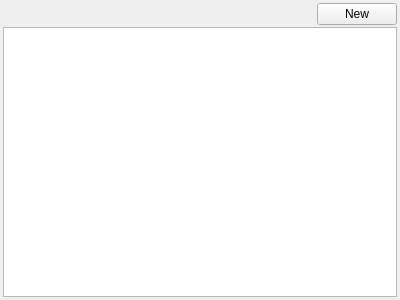
<?xml version="1.0" encoding="UTF-8"?>
<ui version="4.0">
 <class>CellTypesDock</class>
 <widget class="QWidget" name="CellTypesDock">
  <property name="geometry">
   <rect>
    <x>0</x>
    <y>0</y>
    <width>400</width>
    <height>300</height>
   </rect>
  </property>
  <property name="windowTitle">
   <string>Form</string>
  </property>
  <layout class="QGridLayout" name="gridLayout">
   <property name="leftMargin">
    <number>3</number>
   </property>
   <property name="topMargin">
    <number>3</number>
   </property>
   <property name="rightMargin">
    <number>3</number>
   </property>
   <property name="bottomMargin">
    <number>3</number>
   </property>
   <property name="spacing">
    <number>2</number>
   </property>
   <item row="0" column="1">
    <widget class="QPushButton" name="new_2">
     <property name="text">
      <string>New</string>
     </property>
    </widget>
   </item>
   <item row="0" column="0">
    <spacer name="horizontalSpacer">
     <property name="orientation">
      <enum>Qt::Horizontal</enum>
     </property>
     <property name="sizeHint" stdset="0">
      <size>
       <width>40</width>
       <height>20</height>
      </size>
     </property>
    </spacer>
   </item>
   <item row="1" column="0" colspan="2">
    <widget class="QListView" name="cellTypes"/>
   </item>
  </layout>
 </widget>
 <resources/>
 <connections/>
</ui>
